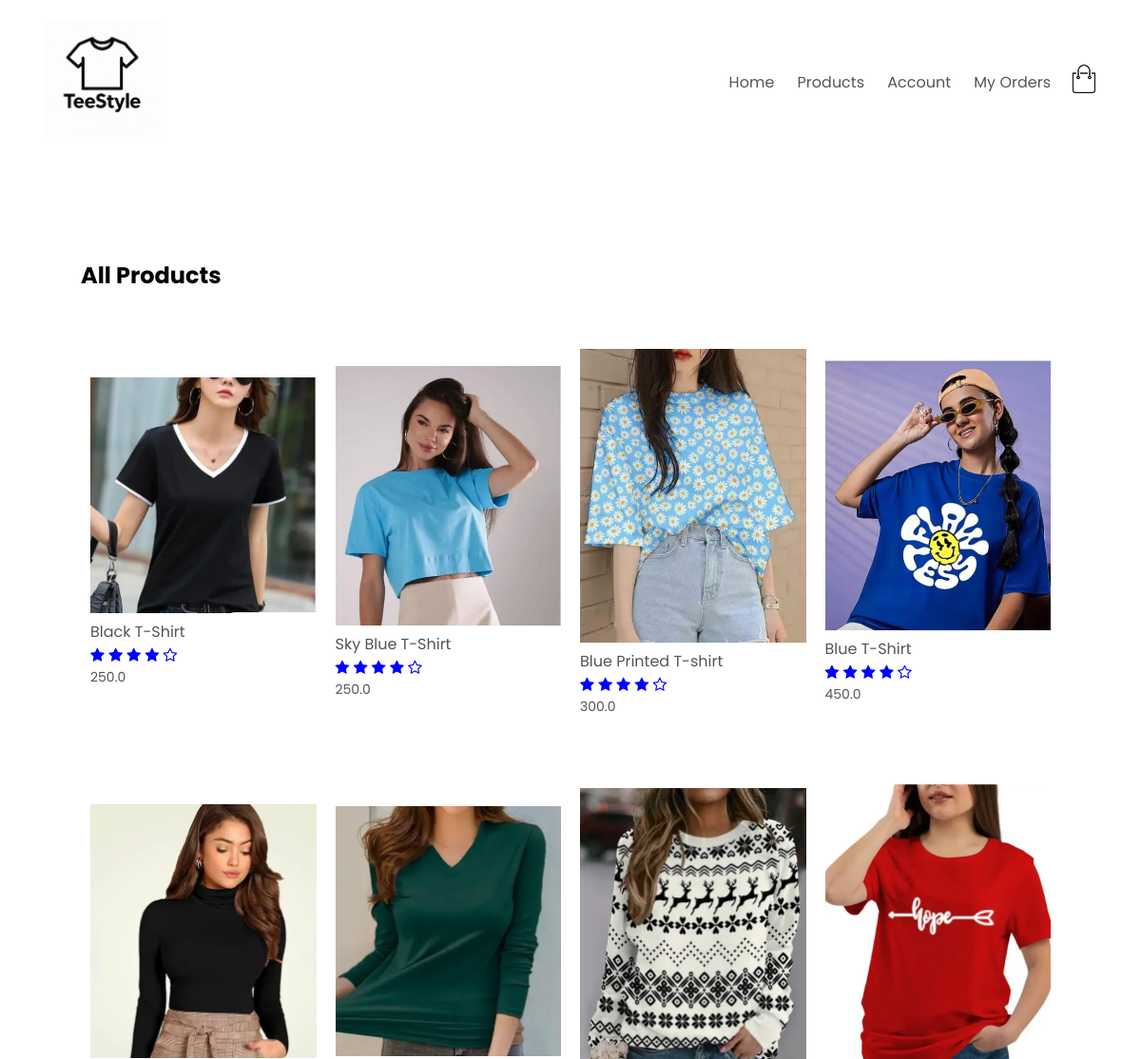
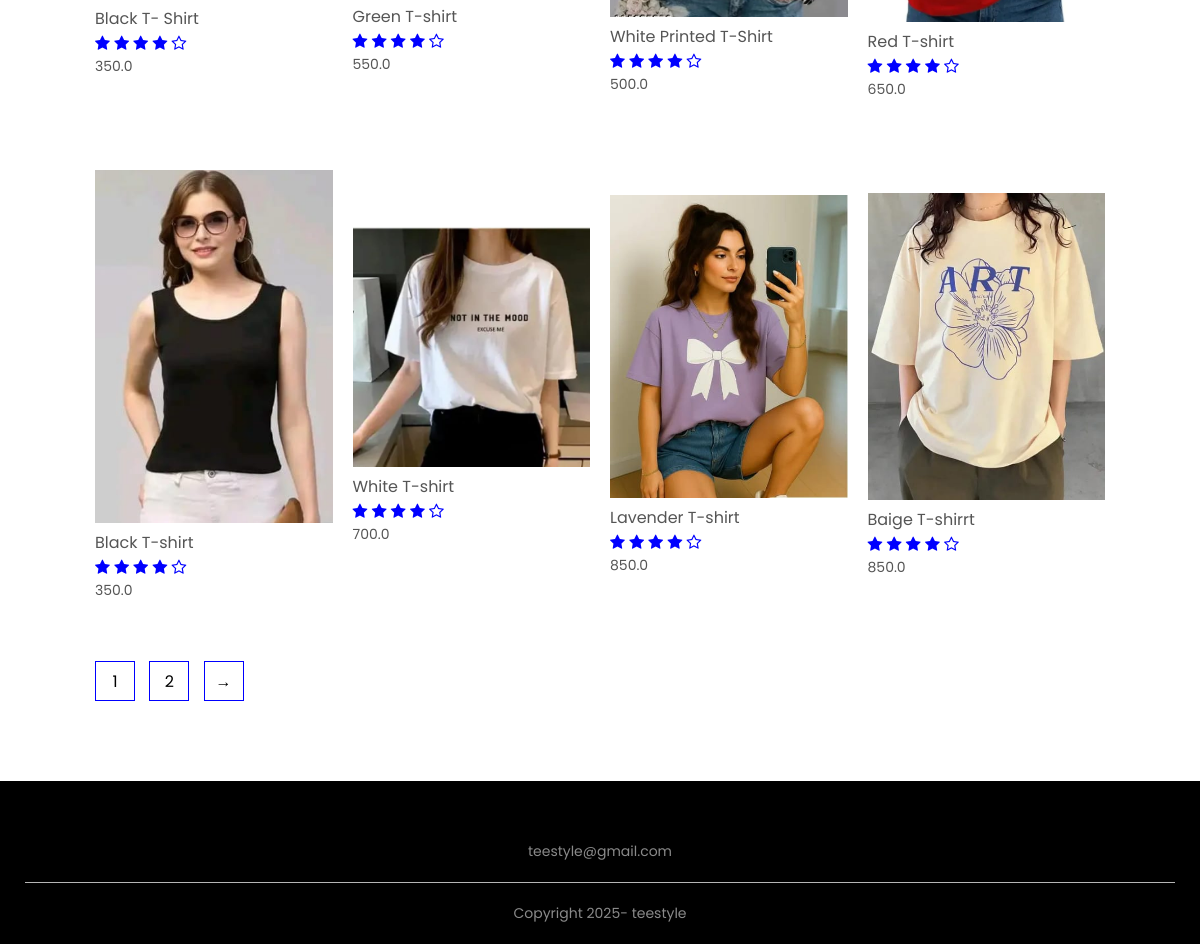
/list_products/, run on the app's committed database (2 pictures, top to bottom).
### products/models.py (models this page shows, shortened)
class products(models.Model):
    LIVE=1
    DELETE=0
    DELETE_CHOICES=((LIVE,'Live'),(DELETE,'Delete'))
    title=models.CharField(max_length=200)
    price=models.FloatField()
    description=models.TextField()
    image=models.ImageField(upload_to='media/')
    priority=models.IntegerField(default=0)
    delete_status=models.IntegerField(choices=DELETE_CHOICES,default=LIVE)
    created_at=models.DateTimeField(auto_now_add=True)
    updated_at=models.DateTimeField(auto_now=True)

### products/views.py (the view)
# urls.py: path('list_products/',views.list_products, name='list_products'),
def list_products(request):
    product_list=products.objects.order_by('priority')
    context={'products':product_list}
    return render(request,'products.html',context)

### products/templatetags/chunks.py (called while the page is built)
@register.filter(name='chunks')
def chunks(list_data,chunk_size):
    chunk=[]
    i=0
    for data in list_data:
        chunk.append(data)
        i=i+1
        if i==chunk_size:
            yield chunk
            i=0
            chunk=[]
    if chunk:
        yield chunk

### templates/products.html (shortened to what this page needs)
{% load static %}
{% load chunks %}
<!DOCTYPE html>
<html lang="en">
<head>
    <link rel="stylesheet" href="{% static 'css/style.css' %}">
    <link rel="stylesheet" href="https://stackpath.bootstrapcdn.com/font-awesome/4.7.0/css/font-awesome.min.css">
</head>
<body>
    <div class="container">
        <div class="navbar">
            <div class="logo">
                <a href="index.html"><img src="{% static 'images/logo.png' %}" alt="logo" width="125px"></a>
            </div>
            <nav>
                <ul id="MenuItems">
                    <li><a href="{% url 'home' %}">Home</a></li>
                    <li><a href="products.html">Products</a></li>
                    <li><a href="{% url 'account' %}">Account</a></li>
                    <li><a href="{% url 'order_status' %}">My Orders</a></li>
                </ul>
            </nav>
            <a href="{% url 'cart' %}"><img src="{% static 'images/cart.png' %}" width="30px" height="30px"></a>
        </div>
    </div>
    <div class="small-container">
        <div class="row row-2">
            <h2>All Products</h2>
        </div>
        {% for product_chunks in products|chunks:4 %}
        <div class="row">
            {% for product in product_chunks %}
            <div class="col-4">
                <a href="{% url 'products_details' product.id %}"><img src="{{ product.image.url }}"></a>
                <h4>{{product.title}}</h4>
                <div class="rating">
                    <i class="fa fa-star"></i>
                    <i class="fa fa-star"></i>
                    <i class="fa fa-star"></i>
                    <i class="fa fa-star"></i>
                    <i class="fa fa-star-o"></i>
                </div>
                <p>{{product.price}}</p>
            </div>
            {% endfor %}
        </div>
        {% endfor %}
        <div class="page-btn">
            <span>1</span>
            <span>2</span>
            <span>&#8594;</span>
        </div>
    </div>
    <div class="footer">
        <div class="container">
           <p style="text-align: center;">teestyle@gmail.com</p>
            <hr>
            <p class="copyright">Copyright 2025- teestyle</p>
        </div>
    </div>
</body>
</html>

### static/css/style.css (style rules this page uses)
* { margin: 0; padding: 0; box-sizing: border-box; }
body { font-family: 'Poppins', sans-serif; }
.navbar { display: flex; align-items: center; padding: 20px; }
nav { flex: 1; text-align: right; }
nav ul { display: inline-block; list-style-type: none; }
nav ul li { display: inline-block; margin-right: 20px; }
a { text-decoration: none; color: #555; }
p { color: #555; }
.container { max-width: 1300px; margin: auto; padding-left: 25px; padding-right: 25px; }
.row { display: flex; align-items: center; flex-wrap: wrap; justify-content: space-around; }
.small-container { max-width: 1080px; margin: auto; padding-left: 25px; padding-right: 25px; }
.col-4 { flex-basis: 25%; padding: 10px; min-width: 200px; margin-bottom: 50px; transition: transform 0.5s; }
.col-4 img { width: 100%; }
h4 { color: #555; font-weight: normal; }
.col-4 p { font-size: 14px; }
.rating .fa { color: #ff523b; }
.footer { background: black; color: #8a8a8a; font-size: 14px; padding: 60px 0 20px; }
.footer p { color: #8a8a8a; }
ul { list-style-type: none; }
.footer hr { border: none; background: #b5b5b5; height: 1px; margin: 20px 0; }
.copyright { text-align: center; }
.row-2 { justify-content: space-between; margin: 100px auto 50px; }
.rating .fa { color: blue; }
.page-btn { margin: 0 auto 80px; }
.page-btn span { display: inline-block; border: 1px solid blue; margin-left: 10px; width: 40px; height: 40px; text-align: center; line-height: 40px; cursor: pointer; }

### data on the page
products: image (picture), title "Black T-Shirt", price "250.0"
products: image (picture), title "Sky Blue T-Shirt", price "250.0"
products: image (picture), title "Blue Printed T-shirt", price "300.0"
products: image (picture), title "Blue T-Shirt", price "450.0"
products: image (picture), title "Black T- Shirt", price "350.0"
products: image (picture), title "Green T-shirt", price "550.0"
products: image (picture), title "White Printed T-Shirt", price "500.0"
products: image (picture), title "Red T-shirt", price "650.0"
products: image (picture), title "Black T-shirt", price "350.0"
products: image (picture), title "White T-shirt", price "700.0"
products: image (picture), title "Lavender T-shirt", price "850.0"
products: image (picture), title "Baige T-shirrt", price "850.0"
